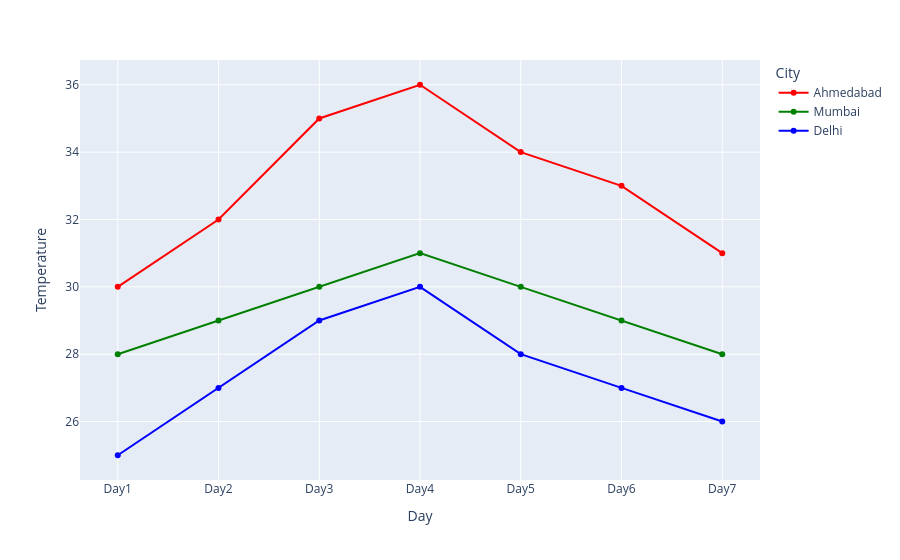

The notebook cell this image was saved under:
### Markdown cell above
# 8. You are given temperature data for multiple cities over several days.

Tasks:

1. Create a DataFrame df_weather containing:

Days (Day 1 to Day 7)

City names

Temperature values

2. Visualize the data such that:

Time progression is shown along the horizontal direction

Temperature changes are displayed vertically

Each city is represented by a separate colored line

Data points on the lines are clearly marked

When hovering, city information is visible

The chart includes a clear descriptive heading

Use a fixed set of three distinct colors

### Code cell
import pandas as pd
import plotly.express as px

df_weather = pd.DataFrame({
    "Day": ["Day1","Day2","Day3","Day4","Day5","Day6","Day7",
            "Day1","Day2","Day3","Day4","Day5","Day6","Day7",
            "Day1","Day2","Day3","Day4","Day5","Day6","Day7"],
    "City": ["Ahmedabad"]*7 + ["Mumbai"]*7 + ["Delhi"]*7,
    "Temperature": [
        30, 32, 35, 36, 34, 33, 31,
        28, 29, 30, 31, 30, 29, 28,
        25, 27, 29, 30, 28, 27, 26
    ]
})

px.line(data_frame=df_weather,x="Day",y="Temperature",color="City",
        hover_data=["City"],markers=True,color_discrete_sequence=["red","green","blue"])

### Figure 1 — Plotly figure (JSON) as saved in the notebook; plotly's stock layout.template omitted (floating-point values rounded to 4 significant figures)
{"data": [{"customdata": [["Ahmedabad"], ["Ahmedabad"], ["Ahmedabad"], ["Ahmedabad"], ["Ahmedabad"], ["Ahmedabad"], ["Ahmedabad"]], "hovertemplate": "City=%{customdata[0]}<br>Day=%{x}<br>Temperature=%{y}<extra></extra>", "legendgroup": "Ahmedabad", "line": {"color": "red", "dash": "solid"}, "marker": {"symbol": "circle"}, "mode": "lines+markers", "name": "Ahmedabad", "orientation": "v", "showlegend": true, "type": "scatter", "x": ["Day1", "Day2", "Day3", "Day4", "Day5", "Day6", "Day7"], "xaxis": "x", "y": [30, 32, 35, 36, 34, 33, 31], "yaxis": "y"}, {"customdata": [["Mumbai"], ["Mumbai"], ["Mumbai"], ["Mumbai"], ["Mumbai"], ["Mumbai"], ["Mumbai"]], "hovertemplate": "City=%{customdata[0]}<br>Day=%{x}<br>Temperature=%{y}<extra></extra>", "legendgroup": "Mumbai", "line": {"color": "green", "dash": "solid"}, "marker": {"symbol": "circle"}, "mode": "lines+markers", "name": "Mumbai", "orientation": "v", "showlegend": true, "type": "scatter", "x": ["Day1", "Day2", "Day3", "Day4", "Day5", "Day6", "Day7"], "xaxis": "x", "y": [28, 29, 30, 31, 30, 29, 28], "yaxis": "y"}, {"customdata": [["Delhi"], ["Delhi"], ["Delhi"], ["Delhi"], ["Delhi"], ["Delhi"], ["Delhi"]], "hovertemplate": "City=%{customdata[0]}<br>Day=%{x}<br>Temperature=%{y}<extra></extra>", "legendgroup": "Delhi", "line": {"color": "blue", "dash": "solid"}, "marker": {"symbol": "circle"}, "mode": "lines+markers", "name": "Delhi", "orientation": "v", "showlegend": true, "type": "scatter", "x": ["Day1", "Day2", "Day3", "Day4", "Day5", "Day6", "Day7"], "xaxis": "x", "y": [25, 27, 29, 30, 28, 27, 26], "yaxis": "y"}], "layout": {"legend": {"title": {"text": "City"}, "tracegroupgap": 0}, "margin": {"t": 60}, "xaxis": {"anchor": "y", "domain": [0, 1], "title": {"text": "Day"}}, "yaxis": {"anchor": "x", "domain": [0, 1], "title": {"text": "Temperature"}}}}
